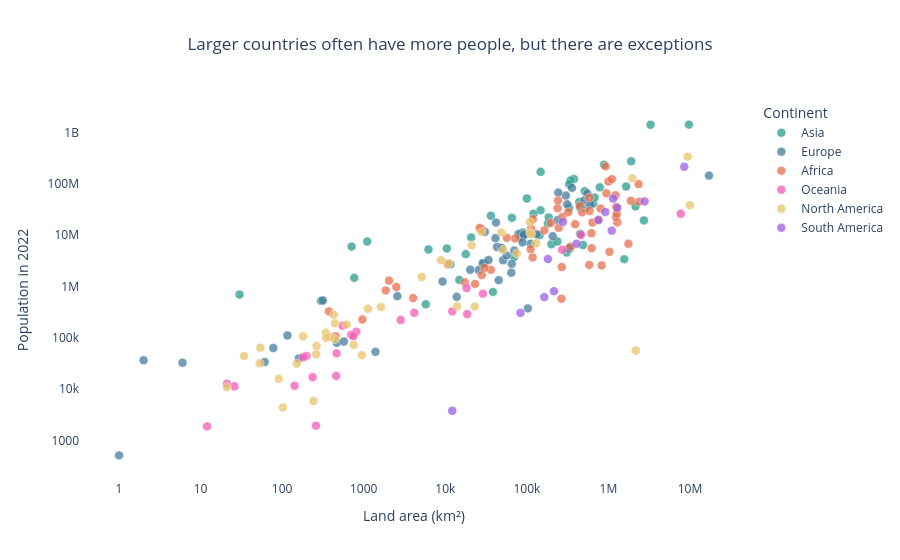

Here is the notebook cell this chart was saved with:
### Markdown cell above
**Chart choice & justification:** *Which chart did you choose, and why? Justify design choices.

*I chose a scatter plot because it helps show the relationship between the land area and population of different countries. I used different colours for each continent to make comparisons easier. I also used logarithmic scales because countries have very different land areas and population sizes.*

*The chart shows that larger countries often have larger populations, but this is not always true. India and Bangladesh have very large populations despite having smaller land areas. Russia has the largest land area but a much smaller population compared with India and China. This shows that a country's land area does not always determine its population.*

### Code cell
# Q3: Do bigger countries have more people?

# Compare the land area and population of countries
fig = px.scatter(
    df,
    x='Area',
    y='2022 Population',
    color='Continent',
    hover_name='Country',
    log_x=True,
    log_y=True,
    opacity=0.75,
    title='Larger countries often have more people, but there are exceptions',
    color_discrete_map={
        'Africa': '#E76F51',
        'Asia': '#2A9D8F',
        'Europe': '#457B9D',
        'North America': '#E9C46A',
        'South America': '#9B5DE5',
        'Oceania': '#F15BB5'
    },
    labels={
        'Area': 'Land area (km²)',
        '2022 Population': 'Population in 2022',
        'Continent': 'Continent'
    }
)

# Improve the chart design
fig.update_layout(
    template='plotly_white',
    title_x=0.5,
    xaxis_showgrid=False,
    yaxis_showgrid=False,
    legend_title_text='Continent'
)

fig.update_traces(
    marker=dict(size=9, line=dict(width=0.5, color='white'))
)

fig.show()

### Figure 1 — Plotly figure (JSON) as saved in the notebook; plotly's stock layout.template omitted (floating-point values rounded to 4 significant figures)
{"data": [{"hovertemplate": "<b>%{hovertext}</b><br><br>Continent=Asia<br>Land area (km²)=%{x}<br>Population in 2022=%{y}<extra></extra>", "hovertext": ["Afghanistan", "Armenia", "Azerbaijan", "Bahrain", "Bangladesh", "Bhutan", "Brunei", "Cambodia", "China", "Georgia", "Hong Kong", "India", "Indonesia", "Iran", "Iraq", "Israel", "Japan", "Jordan", "Kazakhstan", "Kuwait", "Kyrgyzstan", "Laos", "Lebanon", "Macau", "Malaysia", "Maldives", "Mongolia", "Myanmar", "Nepal", "North Korea", "Oman", "Pakistan", "Palestine", "Philippines", "Qatar", "Saudi Arabia", "Singapore", "South Korea", "Sri Lanka", "Syria", "Taiwan", "Tajikistan", "Thailand", "Timor-Leste", "Turkey", "Turkmenistan", "United Arab Emirates", "Uzbekistan", "Vietnam", "Yemen"], "legendgroup": "Asia", "marker": {"color": "#2A9D8F", "line": {"color": "white", "width": 0.5}, "opacity": 0.75, "size": 9, "symbol": "circle"}, "mode": "markers", "name": "Asia", "orientation": "v", "showlegend": true, "type": "scatter", "x": [652230, 29743, 86600, 765, 147570, 38394, 5765, 181035, 9706961, 69700, 1104, 3287590, 1904569, 1648195, 438317, 20770, 377930, 89342, 2724900, 17818, 199951, 236800, 10452, 30, 330803, 300, 1564110, 676578, 147181, 120538, 309500, 881912, 6220, 342353, 11586, 2149690, 710, 100210, 65610, 185180, 36193, 143100, 513120, 14874, 783562, 488100, 83600, 447400, 331212, 527968], "xaxis": "x", "y": [41128771, 2780469, 10358074, 1472233, 171186372, 782455, 449002, 16767842, 1425887337, 3744385, 7488865, 1417173173, 275501339, 88550570, 44496122, 9038309, 123951692, 11285869, 19397998, 4268873, 6630623, 7529475, 5489739, 695168, 33938221, 523787, 3398366, 54179306, 30547580, 26069416, 4576298, 235824862, 5250072, 115559009, 2695122, 36408820, 5975689, 51815810, 21832143, 22125249, 23893394, 9952787, 71697030, 1341296, 85341241, 6430770, 9441129, 34627652, 98186856, 33696614], "yaxis": "y"}, {"hovertemplate": "<b>%{hovertext}</b><br><br>Continent=Europe<br>Land area (km²)=%{x}<br>Population in 2022=%{y}<extra></extra>", "hovertext": ["Albania", "Andorra", "Austria", "Belarus", "Belgium", "Bosnia and Herzegovina", "Bulgaria", "Croatia", "Cyprus", "Czech Republic", "Denmark", "Estonia", "Faroe Islands", "Finland", "France", "Germany", "Gibraltar", "Greece", "Guernsey", "Hungary", "Iceland", "Ireland", "Isle of Man", "Italy", "Jersey", "Latvia", "Liechtenstein", "Lithuania", "Luxembourg", "Malta", "Moldova", "Monaco", "Montenegro", "Netherlands", "North Macedonia", "Norway", "Poland", "Portugal", "Romania", "Russia", "San Marino", "Serbia", "Slovakia", "Slovenia", "Spain", "Sweden", "Switzerland", "Ukraine", "United Kingdom", "Vatican City"], "legendgroup": "Europe", "marker": {"color": "#457B9D", "line": {"color": "white", "width": 0.5}, "opacity": 0.75, "size": 9, "symbol": "circle"}, "mode": "markers", "name": "Europe", "orientation": "v", "showlegend": true, "type": "scatter", "x": [28748, 468, 83871, 207600, 30528, 51209, 110879, 56594, 9251, 78865, 43094, 45227, 1393, 338424, 551695, 357114, 6, 131990, 78, 93028, 103000, 70273, 572, 301336, 116, 64559, 160, 65300, 2586, 316, 33846, 2, 13812, 41850, 25713, 323802, 312679, 92090, 238391, 17098242, 61, 88361, 49037, 20273, 505992, 450295, 41284, 603500, 242900, 1], "xaxis": "x", "y": [2842321, 79824, 8939617, 9534954, 11655930, 3233526, 6781953, 4030358, 1251488, 10493986, 5882261, 1326062, 53090, 5540745, 64626628, 83369843, 32649, 10384971, 63301, 9967308, 372899, 5023109, 84519, 59037474, 110778, 1850651, 39327, 2750055, 647599, 533286, 3272996, 36469, 627082, 17564014, 2093599, 5434319, 39857145, 10270865, 19659267, 144713314, 33660, 7221365, 5643453, 2119844, 47558630, 10549347, 8740472, 39701739, 67508936, 510], "yaxis": "y"}, {"hovertemplate": "<b>%{hovertext}</b><br><br>Continent=Africa<br>Land area (km²)=%{x}<br>Population in 2022=%{y}<extra></extra>", "hovertext": ["Algeria", "Angola", "Benin", "Botswana", "Burkina Faso", "Burundi", "Cameroon", "Cape Verde", "Central African Republic", "Chad", "Comoros", "Djibouti", "DR Congo", "Egypt", "Equatorial Guinea", "Eritrea", "Eswatini", "Ethiopia", "Gabon", "Gambia", "Ghana", "Guinea", "Guinea-Bissau", "Ivory Coast", "Kenya", "Lesotho", "Liberia", "Libya", "Madagascar", "Malawi", "Mali", "Mauritania", "Mauritius", "Mayotte", "Morocco", "Mozambique", "Namibia", "Niger", "Nigeria", "Republic of the Congo", "Reunion", "Rwanda", "Sao Tome and Principe", "Senegal", "Seychelles", "Sierra Leone", "Somalia", "South Africa", "South Sudan", "Sudan", "Tanzania", "Togo", "Tunisia", "Uganda", "Western Sahara", "Zambia", "Zimbabwe"], "legendgroup": "Africa", "marker": {"color": "#E76F51", "line": {"color": "white", "width": 0.5}, "opacity": 0.75, "size": 9, "symbol": "circle"}, "mode": "markers", "name": "Africa", "orientation": "v", "showlegend": true, "type": "scatter", "x": [2381741, 1246700, 112622, 582000, 272967, 27834, 475442, 4033, 622984, 1284000, 1862, 23200, 2344858, 1002450, 28051, 117600, 17364, 1104300, 267668, 10689, 238533, 245857, 36125, 322463, 580367, 30355, 111369, 1759540, 587041, 118484, 1240192, 1030700, 2040, 374, 446550, 801590, 825615, 1267000, 923768, 342000, 2511, 26338, 964, 196722, 452, 71740, 637657, 1221037, 619745, 1886068, 945087, 56785, 163610, 241550, 266000, 752612, 390757], "xaxis": "x", "y": [44903225, 35588987, 13352864, 2630296, 22673762, 12889576, 27914536, 593149, 5579144, 17723315, 836774, 1120849, 99010212, 110990103, 1674908, 3684032, 1201670, 123379924, 2388992, 2705992, 33475870, 13859341, 2105566, 28160542, 54027487, 2305825, 5302681, 6812341, 29611714, 20405317, 22593590, 4736139, 1299469, 326101, 37457971, 32969517, 2567012, 26207977, 218541212, 5970424, 974052, 13776698, 227380, 17316449, 107118, 8605718, 17597511, 59893885, 10913164, 46874204, 65497748, 8848699, 12356117, 47249585, 575986, 20017675, 16320537], "yaxis": "y"}, {"hovertemplate": "<b>%{hovertext}</b><br><br>Continent=Oceania<br>Land area (km²)=%{x}<br>Population in 2022=%{y}<extra></extra>", "hovertext": ["American Samoa", "Australia", "Cook Islands", "Fiji", "French Polynesia", "Guam", "Kiribati", "Marshall Islands", "Micronesia", "Nauru", "New Caledonia", "New Zealand", "Niue", "Northern Mariana Islands", "Palau", "Papua New Guinea", "Samoa", "Solomon Islands", "Tokelau", "Tonga", "Tuvalu", "Vanuatu", "Wallis and Futuna"], "legendgroup": "Oceania", "marker": {"color": "#F15BB5", "line": {"color": "white", "width": 0.5}, "opacity": 0.75, "size": 9, "symbol": "circle"}, "mode": "markers", "name": "Oceania", "orientation": "v", "showlegend": true, "type": "scatter", "x": [199, 7692024, 236, 18272, 4167, 549, 811, 181, 702, 21, 18575, 270467, 260, 464, 459, 462840, 2842, 28896, 12, 747, 26, 12189, 142], "xaxis": "x", "y": [44273, 26177413, 17011, 929766, 306279, 171774, 131232, 41569, 114164, 12668, 289950, 5185288, 1934, 49551, 18055, 10142619, 222382, 724273, 1871, 106858, 11312, 326740, 11572], "yaxis": "y"}, {"hovertemplate": "<b>%{hovertext}</b><br><br>Continent=North America<br>Land area (km²)=%{x}<br>Population in 2022=%{y}<extra></extra>", "hovertext": ["Anguilla", "Antigua and Barbuda", "Aruba", "Bahamas", "Barbados", "Belize", "Bermuda", "British Virgin Islands", "Canada", "Cayman Islands", "Costa Rica", "Cuba", "Curacao", "Dominica", "Dominican Republic", "El Salvador", "Greenland", "Grenada", "Guadeloupe", "Guatemala", "Haiti", "Honduras", "Jamaica", "Martinique", "Mexico", "Montserrat", "Nicaragua", "Panama", "Puerto Rico", "Saint Barthelemy", "Saint Kitts and Nevis", "Saint Lucia", "Saint Martin", "Saint Pierre and Miquelon", "Saint Vincent and the Grenadines", "Sint Maarten", "Trinidad and Tobago", "Turks and Caicos Islands", "United States", "United States Virgin Islands"], "legendgroup": "North America", "marker": {"color": "#E9C46A", "line": {"color": "white", "width": 0.5}, "opacity": 0.75, "size": 9, "symbol": "circle"}, "mode": "markers", "name": "North America", "orientation": "v", "showlegend": true, "type": "scatter", "x": [91, 442, 180, 13943, 430, 22966, 54, 151, 9984670, 264, 51100, 109884, 444, 751, 48671, 21041, 2166086, 344, 1628, 108889, 27750, 112492, 10991, 1128, 1964375, 102, 130373, 75417, 8870, 21, 261, 616, 53, 242, 389, 34, 5130, 948, 9372610, 347], "xaxis": "x", "y": [15857, 93763, 106445, 409984, 281635, 405272, 64184, 31305, 38454327, 68706, 5180829, 11212191, 191163, 72737, 11228821, 6336392, 56466, 125438, 395752, 17843908, 11584996, 10432860, 2827377, 367507, 127504125, 4390, 6948392, 4408581, 3252407, 10967, 47657, 179857, 31791, 5862, 103948, 44175, 1531044, 45703, 338289857, 99465], "yaxis": "y"}, {"hovertemplate": "<b>%{hovertext}</b><br><br>Continent=South America<br>Land area (km²)=%{x}<br>Population in 2022=%{y}<extra></extra>", "hovertext": ["Argentina", "Bolivia", "Brazil", "Chile", "Colombia", "Ecuador", "Falkland Islands", "French Guiana", "Guyana", "Paraguay", "Peru", "Suriname", "Uruguay", "Venezuela"], "legendgroup": "South America", "marker": {"color": "#9B5DE5", "line": {"color": "white", "width": 0.5}, "opacity": 0.75, "size": 9, "symbol": "circle"}, "mode": "markers", "name": "South America", "orientation": "v", "showlegend": true, "type": "scatter", "x": [2780400, 1098581, 8515767, 756102, 1141748, 276841, 12173, 83534, 214969, 406752, 1285216, 163820, 181034, 916445], "xaxis": "x", "y": [45510318, 12224110, 215313498, 19603733, 51874024, 18001000, 3780, 304557, 808726, 6780744, 34049588, 618040, 3422794, 28301696], "yaxis": "y"}], "layout": {"legend": {"title": {"text": "Continent"}, "tracegroupgap": 0}, "title": {"text": "Larger countries often have more people, but there are exceptions", "x": 0.5}, "xaxis": {"anchor": "y", "domain": [0, 1], "showgrid": false, "title": {"text": "Land area (km²)"}, "type": "log"}, "yaxis": {"anchor": "x", "domain": [0, 1], "showgrid": false, "title": {"text": "Population in 2022"}, "type": "log"}}}
